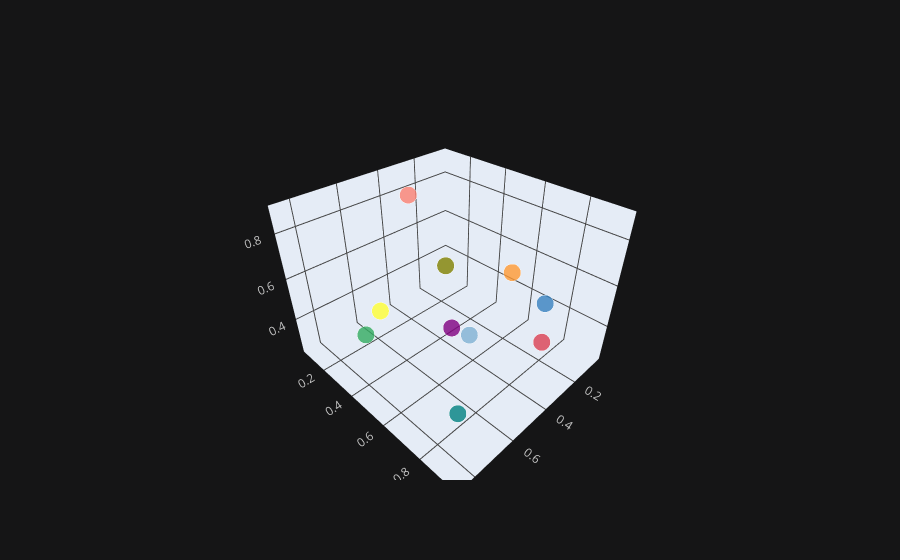

The notebook cell saved with this chart:
### Code cell
df.iplot(x='a',y='b',z='c',kind='scatter3d')

### Figure 1 — Plotly figure (JSON) as saved in the notebook; plotly's stock layout.template omitted (floating-point values rounded to 4 significant figures)
{"data": [{"marker": {"color": ["rgba(255, 153, 51, 1.0)", "rgba(55, 128, 191, 1.0)", "rgba(50, 171, 96, 1.0)", "rgba(128, 0, 128, 1.0)", "rgba(219, 64, 82, 1.0)", "rgba(0, 128, 128, 1.0)", "rgba(255, 255, 51, 1.0)", "rgba(128, 128, 0, 1.0)", "rgba(251, 128, 114, 1.0)", "rgba(128, 177, 211, 1.0)"], "opacity": 0.8, "size": [12, 12, 12, 12, 12, 12, 12, 12, 12, 12], "symbol": "circle"}, "mode": "markers", "text": ["0", "1", "2", "3", "4", "5", "6", "7", "8", "9"], "type": "scatter3d", "x": [0.5881, 0.03589, 0.658, 0.783, 0.1167, 0.8576, 0.7703, 0.461, 0.2688, 0.3292], "y": [0.8977, 0.6918, 0.1939, 0.8503, 0.7513, 0.9498, 0.4924, 0.4979, 0.06732, 0.5106], "z": [0.8915, 0.3787, 0.2723, 0.7752, 0.2392, 0.5617, 0.6313, 0.6794, 0.7714, 0.2636]}], "layout": {"legend": {"bgcolor": "#151516", "font": {"color": "#D9D9D9"}}, "paper_bgcolor": "#151516", "plot_bgcolor": "#151516", "scene": {"xaxis": {"gridcolor": "#434343", "showgrid": true, "tickfont": {"color": "#C2C2C2"}, "title": {"font": {"color": "#D9D9D9"}, "text": ""}, "zerolinecolor": "#666570"}, "yaxis": {"gridcolor": "#434343", "showgrid": true, "tickfont": {"color": "#C2C2C2"}, "title": {"font": {"color": "#D9D9D9"}, "text": ""}, "zerolinecolor": "#666570"}, "zaxis": {"gridcolor": "#434343", "showgrid": true, "tickfont": {"color": "#C2C2C2"}, "title": {"font": {"color": "#D9D9D9"}, "text": ""}, "zerolinecolor": "#666570"}}, "title": {"font": {"color": "#D9D9D9"}}}}
